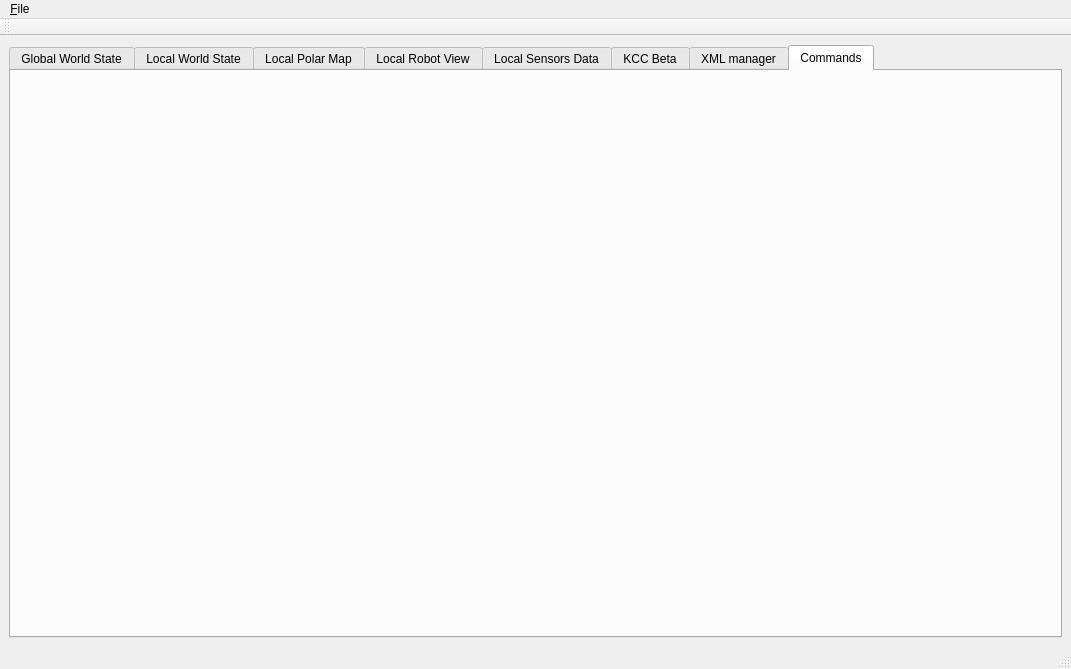
<?xml version="1.0" encoding="UTF-8"?>
<ui version="4.0">
 <class>KMonitor</class>
 <widget class="QMainWindow" name="KMonitor">
  <property name="geometry">
   <rect>
    <x>0</x>
    <y>0</y>
    <width>1071</width>
    <height>669</height>
   </rect>
  </property>
  <property name="windowTitle">
   <string>Kouretes Monitor Tool</string>
  </property>
  <widget class="QWidget" name="centralwidget">
   <layout class="QVBoxLayout" name="verticalLayout">
    <item>
     <widget class="QTabWidget" name="KMTabWidget">
      <property name="currentIndex">
       <number>7</number>
      </property>
      <widget class="GlobalWorldController" name="GWSTab">
       <attribute name="title">
        <string>Global World State</string>
       </attribute>
       <layout class="QHBoxLayout" name="horizontalLayout_6"/>
      </widget>
      <widget class="LocalWorldController" name="LWSTab">
       <attribute name="title">
        <string>Local World State</string>
       </attribute>
       <layout class="QHBoxLayout" name="horizontalLayout_2"/>
      </widget>
      <widget class="KSonarsController" name="LSonarTab">
       <attribute name="title">
        <string>Local Polar Map</string>
       </attribute>
       <layout class="QHBoxLayout" name="horizontalLayout_7"/>
      </widget>
      <widget class="KCamView" name="LCamTab">
       <attribute name="title">
        <string>Local Robot View</string>
       </attribute>
       <layout class="QHBoxLayout" name="horizontalLayout_8"/>
      </widget>
      <widget class="SensorsController" name="LSDTab">
       <attribute name="title">
        <string>Local Sensors Data</string>
       </attribute>
       <layout class="QGridLayout" name="gridLayout_2"/>
      </widget>
      <widget class="KccHandler" name="KCCTab">
       <attribute name="title">
        <string>KCC Beta</string>
       </attribute>
      </widget>
      <widget class="XMLHandler" name="XMLTab">
       <property name="enabled">
        <bool>true</bool>
       </property>
       <attribute name="title">
        <string>XML manager</string>
       </attribute>
      </widget>
      <widget class="CommandsController" name="ComTab">
       <property name="enabled">
        <bool>true</bool>
       </property>
       <attribute name="title">
        <string>Commands</string>
       </attribute>
      </widget>
     </widget>
    </item>
   </layout>
  </widget>
  <widget class="QMenuBar" name="menubar">
   <property name="geometry">
    <rect>
     <x>0</x>
     <y>0</y>
     <width>1071</width>
     <height>25</height>
    </rect>
   </property>
   <widget class="QMenu" name="menu_File">
    <property name="title">
     <string>&amp;File</string>
    </property>
    <addaction name="action_Quit"/>
   </widget>
   <addaction name="menu_File"/>
  </widget>
  <widget class="QStatusBar" name="statusbar"/>
  <widget class="QToolBar" name="toolBar">
   <property name="windowTitle">
    <string>toolBar</string>
   </property>
   <attribute name="toolBarArea">
    <enum>TopToolBarArea</enum>
   </attribute>
   <attribute name="toolBarBreak">
    <bool>false</bool>
   </attribute>
  </widget>
  <action name="action_Quit">
   <property name="text">
    <string>&amp;Quit</string>
   </property>
  </action>
  <action name="actionSkatoules">
   <property name="text">
    <string>skatoules</string>
   </property>
  </action>
 </widget>
 <customwidgets>
  <customwidget>
   <class>KccHandler</class>
   <extends>QWidget</extends>
   <header>KccHandler.h</header>
  </customwidget>
  <customwidget>
   <class>XMLHandler</class>
   <extends>QWidget</extends>
   <header>XMLHandler.h</header>
   <container>1</container>
  </customwidget>
  <customwidget>
   <class>SensorsController</class>
   <extends>QWidget</extends>
   <header>SensorsController.h</header>
   <container>1</container>
  </customwidget>
  <customwidget>
   <class>KSonarsController</class>
   <extends>QWidget</extends>
   <header>KSonarsController.h</header>
   <container>1</container>
  </customwidget>
  <customwidget>
   <class>KCamView</class>
   <extends>QWidget</extends>
   <header>KCamView.h</header>
   <container>1</container>
  </customwidget>
  <customwidget>
   <class>GlobalWorldController</class>
   <extends>QWidget</extends>
   <header>GlobalWorldController.h</header>
   <container>1</container>
  </customwidget>
  <customwidget>
   <class>LocalWorldController</class>
   <extends>QWidget</extends>
   <header>LocalWorldController.h</header>
   <container>1</container>
  </customwidget>
  <customwidget>
   <class>CommandsController</class>
   <extends>QWidget</extends>
   <header>CommandsController.h</header>
   <container>1</container>
  </customwidget>
 </customwidgets>
 <resources>
  <include location="KMonitorResources.qrc"/>
 </resources>
 <connections/>
</ui>
